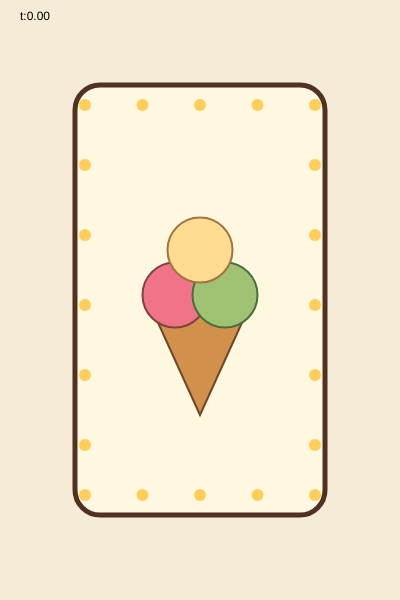
Frame 1 (no input)
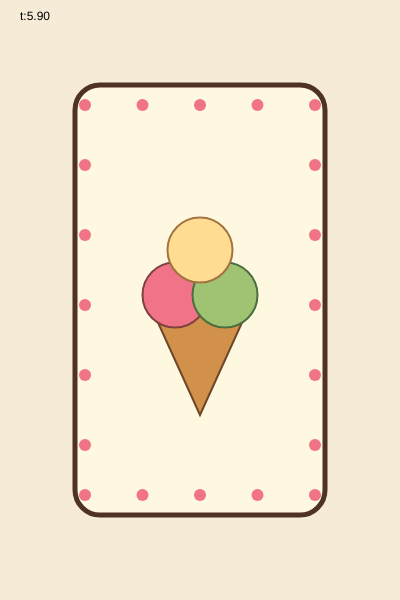
Frame 60 (no input)
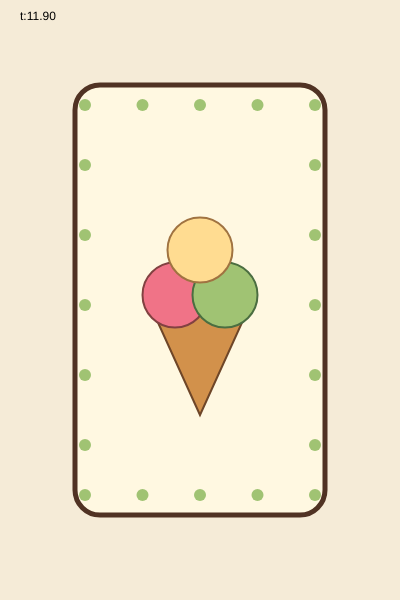
Frame 120 (the mouse pressed at the canvas centre since frame 60)

The p5.js sketch that drew these frames (run headless with seeded random() and noise() and a simulated clock; from frame 60 on, the mouse is pressed at the canvas centre):

// p5.js sketch
// ── sketch.js
let xMax = 400;
let yMax = 600;

let xinsegna = xMax/2;
let yinsegna = yMax/2;

let larghezza = 250;
let altezza = 430;

let bordo = 12;

let t = 0; // variabile tempo per l’oscillazione

function setup() {
  createCanvas(xMax, yMax);
}

function draw() {
  background(245, 235, 215);
  text("t:"+t.toFixed(2),20,20);

  push();

  // insegna rettangolare
  rectMode(CENTER);
  fill(255, 248, 225);
  stroke(80, 50, 35);
  strokeWeight(5);
  rect(xinsegna, yinsegna, larghezza, altezza, 25);

  // lucine sul bordo interno
  noStroke();
  if(floor(t) %2 == 0 ){ //floor è un comando che ho trovato con l'AI perchè avevo il problema della velocità con i numeri interi e la divisibilità con i decimali
    fill(255, 205, 90);
  } else if (floor(t)%5 == 0 ){
    fill(240, 115, 135);
  } else {
    fill(160, 195, 115);
  }

  // lucine sul lato superiore e inferiore
for (let i = 0; i < 5; i++) {

  ellipse(
    xinsegna - larghezza/2 + 10 + i* (larghezza-20)/4,
    yinsegna - altezza/2 + 20,
    bordo,
    bordo
  );

  ellipse(
    xinsegna - larghezza/2 + 10 + i* (larghezza-20)/4,
    yinsegna + altezza/2 - 20,
    bordo,
    bordo
  );

}

  // lucine sui lati verticali
for (let i = 0; i < 5; i++) {
  ellipse(
    xinsegna - larghezza/2 + 10,
    yinsegna - altezza/2 + 80 + i*70,
    bordo,
    bordo
  );

  ellipse(
    xinsegna + larghezza/2 - 10,
    yinsegna - altezza/2 + 80 + i*70,
    bordo,
    bordo
  );
}

  // cono del gelato
  fill(210, 145, 75);
  stroke(110, 70, 40);
  strokeWeight(2);

  triangle(
    xinsegna-50, yinsegna+5,
    xinsegna+50, yinsegna+5,
    xinsegna, yinsegna+115
  );
// raggi decorativi intorno alla pallina
stroke(180, 125, 65);
strokeWeight(2);


  // pallina 1
  fill(240, 115, 135);
  stroke(130, 65, 65);
  ellipse(xinsegna-25, yinsegna-5, 65, 65);

  // pallina 2
  fill(160, 195, 115);
  stroke(75, 110, 65);
  ellipse(xinsegna+25, yinsegna-5, 65, 65);

  // pallina 3
  fill(255, 220, 145);
  stroke(160, 115, 65);
  ellipse(xinsegna, yinsegna-50, 65, 65);

  pop();


  
t += 0.1; // velocità del cambio colore


}
